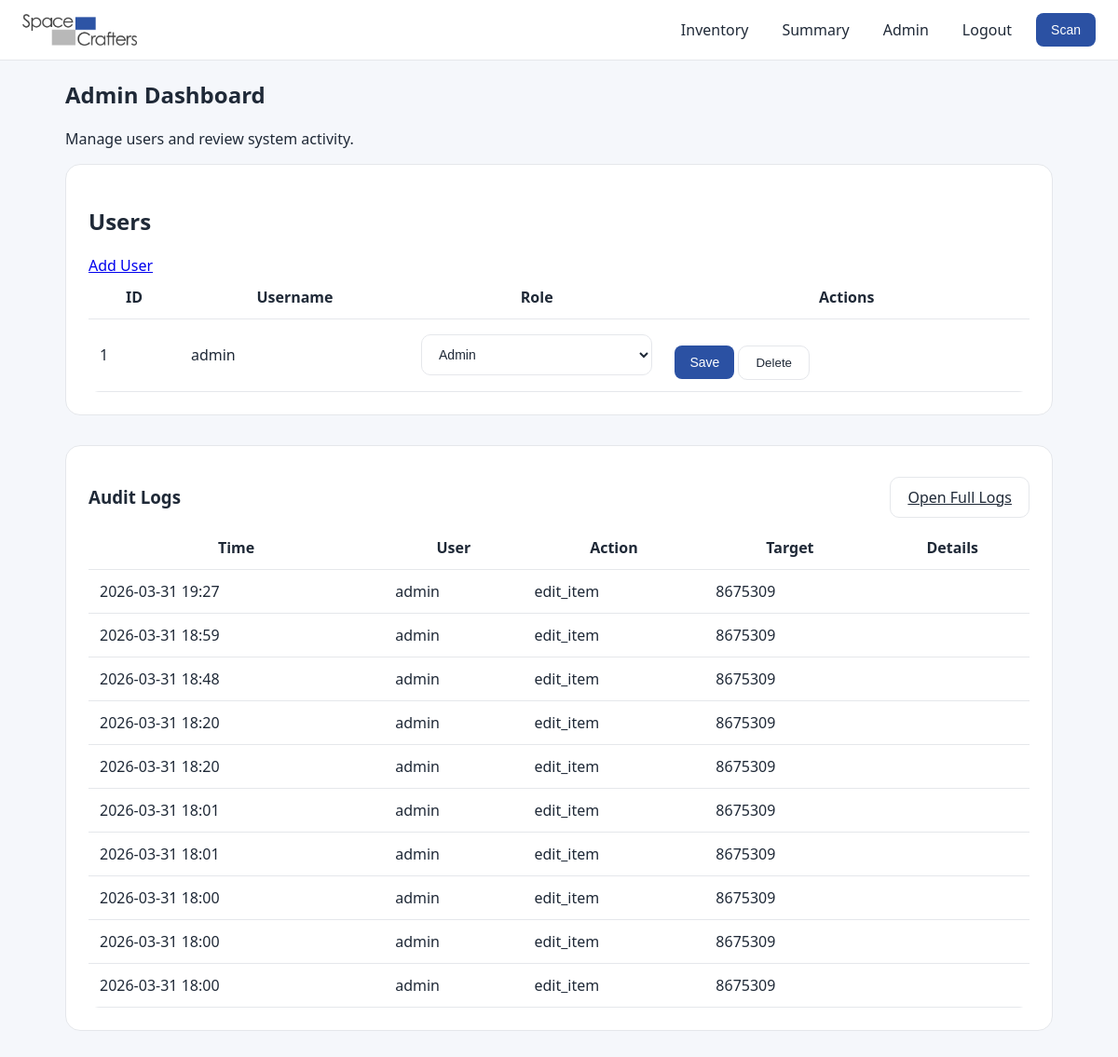
The page /admin (signed in) on the database its author committed.
### models.py (models this page shows)
class User(UserMixin, db.Model):
    __tablename__ = "users"
    id = db.Column(db.Integer, primary_key=True)
    username = db.Column(db.String(100), unique=True, nullable=False)
    password_hash = db.Column(db.String(200), nullable=False)
    role = db.Column(db.String(20), default="viewer")
    audit_logs = db.relationship(
        "AuditLog",
        back_populates="actor",
        cascade="all, delete-orphan",
    )
    @property
    def is_active(self):
        return True
    @property
    def is_admin(self):
        return self.role == "admin"

class AuditLog(db.Model):
    __tablename__ = "audit_logs"
    id = db.Column(db.Integer, primary_key=True)
    actor_id = db.Column(
        db.Integer,
        db.ForeignKey("users.id"),
        nullable=True,
    )
    action = db.Column(db.String(200), nullable=False)
    target = db.Column(db.String(200))
    details = db.Column(db.Text)
    created_at = db.Column(
        db.DateTime,
        default=lambda: datetime.now(timezone.utc),
    )
    actor = db.relationship("User", back_populates="audit_logs")

### app.py (the view)
@app.route("/admin")
@login_required
@admin_required
def admin():
    users = User.query.all()
    logs = AuditLog.query.order_by(AuditLog.id.desc()).limit(10).all()
    return render_template(
        "admin.html",
        users=users,
        logs=logs
    )

### app.py (called while the page is built)
@login_manager.user_loader
def load_user(user_id):
    return db.session.get(User, int(user_id))

def admin_required(view):
    @wraps(view)
    def wrapped(*args, **kwargs):
        if not current_user.is_authenticated or not current_user.is_admin:
            abort(403)
        return view(*args, **kwargs)
    return wrapped

### templates/admin.html (shortened to what this page needs)
{% extends "base.html" %}
{% block content %}
<div class="page">
  <h2>Admin Dashboard</h2>
  <p class="muted-text">Manage users and review system activity.</p>
<div class="card">
    <div class="card-header">
        <h2>Users</h2>
        <a class="btn-primary" href="/admin/add-user">Add User</a>
    </div>
    <table class="table">
    <thead>
        <tr>
            <th>ID</th>
            <th>Username</th>
            <th>Role</th>
            <th>Actions</th>
        </tr>
    </thead>
    <tbody>
        {% for user in users %}
        <tr>
            <td>{{ user.id }}</td>
            <td>{{ user.username }}</td>
            <td>
                <form method="POST" action="{{ url_for('edit_user', user_id=user.id) }}">
                    <select name="role">
                        <option value="admin" {% if user.role == "admin" %}selected{% endif %}>Admin</option>
                    </select>
            </td>
            <td>
                    <button type="submit" class="primary-btn">Save</button>
                <form method="POST"
                      action="{{ url_for('delete_user', user_id=user.id) }}"
                      style="display:inline;"
                      onsubmit="return confirm('Delete this user?')">
                    <button type="submit" class="secondary-btn">
                        Delete
                    </button>
                </form>
            </td>
        </tr>
        {% endfor %}
    </tbody>
</table>
</div>
  <div class="card">
    <div style="display:flex; justify-content:space-between; align-items:center;">
      <h3>Audit Logs</h3>
      <a href="{{ url_for('view_audit_logs') }}" class="secondary-btn">
        Open Full Logs
      </a>
    </div>
    {% if logs %}
    <table class="summary-table">
      <thead>
        <tr>
          <th>Time</th>
          <th>User</th>
          <th>Action</th>
          <th>Target</th>
          <th>Details</th>
        </tr>
      </thead>
      <tbody>
        {% for log in logs[:10] %}
        <tr>
          <td>{{ log.created_at.strftime("%Y-%m-%d %H:%M") if log.created_at else "" }}</td>
          <td>{{ log.actor.username if log.actor else "System" }}</td>
          <td>{{ log.action }}</td>
          <td>{{ log.target or "" }}</td>
          <td>{{ log.details or "" }}</td>
        </tr>
        {% endfor %}
      </tbody>
    </table>
    {% else %}
      <p class="muted-text">No activity yet.</p>
    {% endif %}
  </div>
</div>
{% endblock %}

### static/style.css (style rules this page uses)
:root { --primary: #2b51a3; --primary-hover: #2b51a3cc; --bg: #f5f7fb; --card: #ffffff; --border: #e5e7eb; --text: #1f2937; --muted: #6b7280; }
body { margin: 0; font-family: system-ui, -apple-system, sans-serif; background: var(--bg); color: var(--text); }
.page { max-width: 1100px; margin: 40px auto; padding: 0 20px; }
.card { background: var(--card); border: 1px solid var(--border); border-radius: 16px; padding: 24px; margin-bottom: 32px; }
.card .primary-btn { margin-top: 16px; }
input, select { width: 100%; max-width: 100%; box-sizing: border-box; padding: 12px 14px; border-radius: 10px; border: 1px solid var(--border); font-size: 14px; background: var(--card); color: var(--text); }
.primary-btn { background: var(--primary); color: white; border: none; padding: 10px 16px; border-radius: 8px; font-size: 14px; font-weight: 500; cursor: pointer; transition: all 0.2s ease; }
.secondary-btn { background: var(--card); border: 1px solid var(--border); padding: 10px 18px; border-radius: 10px; cursor: pointer; color: var(--text); }
.table, .summary-table { width: 100%; border-collapse: collapse; }
.table th, .table td { padding: 12px; border-bottom: 1px solid var(--border); }
.table, .summary-table { width: 100%; border-collapse: collapse; background: var(--card); border-radius: 12px; overflow: hidden; }
.table th, .table td, .summary-table th, .summary-table td { padding: 12px; border-bottom: 1px solid var(--border); }
.page { margin-top: 10px; }

### rows shown on the page
User: id "1", username "admin", role "Admin"
AuditLog: created_at "2026-03-31 19:27", actor "admin", action "edit_item", target "8675309"
AuditLog: created_at "2026-03-31 18:59", actor "admin", action "edit_item", target "8675309"
AuditLog: created_at "2026-03-31 18:48", actor "admin", action "edit_item", target "8675309"
AuditLog: created_at "2026-03-31 18:20", actor "admin", action "edit_item", target "8675309"
AuditLog: created_at "2026-03-31 18:20", actor "admin", action "edit_item", target "8675309"
AuditLog: created_at "2026-03-31 18:01", actor "admin", action "edit_item", target "8675309"
AuditLog: created_at "2026-03-31 18:01", actor "admin", action "edit_item", target "8675309"
AuditLog: created_at "2026-03-31 18:00", actor "admin", action "edit_item", target "8675309"
AuditLog: created_at "2026-03-31 18:00", actor "admin", action "edit_item", target "8675309"
AuditLog: created_at "2026-03-31 18:00", actor "admin", action "edit_item", target "8675309"
